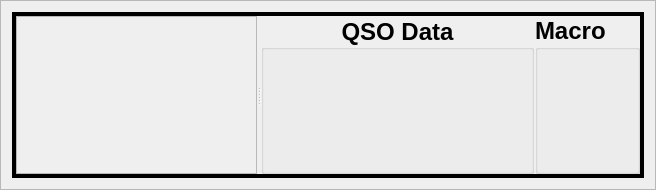
<?xml version="1.0" encoding="UTF-8"?>
<ui version="4.0">
 <class>ControlPanel</class>
 <widget class="QFrame" name="ControlPanel">
  <property name="geometry">
   <rect>
    <x>0</x>
    <y>0</y>
    <width>656</width>
    <height>190</height>
   </rect>
  </property>
  <property name="font">
   <font>
    <pointsize>18</pointsize>
    <weight>75</weight>
    <bold>true</bold>
   </font>
  </property>
  <property name="windowTitle">
   <string>Frame</string>
  </property>
  <property name="frameShape">
   <enum>QFrame::StyledPanel</enum>
  </property>
  <property name="frameShadow">
   <enum>QFrame::Sunken</enum>
  </property>
  <property name="lineWidth">
   <number>1</number>
  </property>
  <layout class="QGridLayout" name="gridLayout">
   <item row="0" column="0">
    <widget class="QSplitter" name="controlSplitter">
     <property name="font">
      <font>
       <pointsize>18</pointsize>
       <weight>75</weight>
       <bold>true</bold>
      </font>
     </property>
     <property name="frameShape">
      <enum>QFrame::Box</enum>
     </property>
     <property name="lineWidth">
      <number>4</number>
     </property>
     <property name="orientation">
      <enum>Qt::Horizontal</enum>
     </property>
     <property name="childrenCollapsible">
      <bool>false</bool>
     </property>
     <widget class="SpectrumDisplay" name="Display">
      <property name="minimumSize">
       <size>
        <width>240</width>
        <height>0</height>
       </size>
      </property>
      <property name="font">
       <font>
        <pointsize>18</pointsize>
        <weight>75</weight>
        <bold>true</bold>
       </font>
      </property>
      <property name="frameShape">
       <enum>QFrame::StyledPanel</enum>
      </property>
      <property name="frameShadow">
       <enum>QFrame::Raised</enum>
      </property>
      <property name="lineWidth">
       <number>2</number>
      </property>
      <property name="midLineWidth">
       <number>-1</number>
      </property>
     </widget>
     <widget class="QWidget" name="layoutWidget">
      <layout class="QHBoxLayout" name="horizontalLayout" stretch="2,1">
       <property name="spacing">
        <number>1</number>
       </property>
       <property name="topMargin">
        <number>0</number>
       </property>
       <item>
        <widget class="QSOData" name="QSO">
         <property name="minimumSize">
          <size>
           <width>273</width>
           <height>0</height>
          </size>
         </property>
         <property name="sizeIncrement">
          <size>
           <width>10</width>
           <height>0</height>
          </size>
         </property>
         <property name="font">
          <font>
           <pointsize>18</pointsize>
           <weight>75</weight>
           <bold>true</bold>
          </font>
         </property>
         <property name="title">
          <string>QSO Data</string>
         </property>
         <property name="alignment">
          <set>Qt::AlignCenter</set>
         </property>
        </widget>
       </item>
       <item>
        <widget class="MacroControl" name="macroControl">
         <property name="font">
          <font>
           <pointsize>18</pointsize>
           <weight>75</weight>
           <bold>true</bold>
          </font>
         </property>
         <property name="title">
          <string>Macro</string>
         </property>
        </widget>
       </item>
      </layout>
     </widget>
    </widget>
   </item>
  </layout>
 </widget>
 <customwidgets>
  <customwidget>
   <class>SpectrumDisplay</class>
   <extends>QFrame</extends>
   <header>spectrumdisplay.h</header>
   <container>1</container>
   <slots>
    <signal>FrequencyChanged(double)</signal>
   </slots>
  </customwidget>
  <customwidget>
   <class>QSOData</class>
   <extends>QGroupBox</extends>
   <header>qsodata.h</header>
   <container>1</container>
  </customwidget>
  <customwidget>
   <class>MacroControl</class>
   <extends>QGroupBox</extends>
   <header>macrocontrol.h</header>
   <container>1</container>
  </customwidget>
 </customwidgets>
 <resources/>
 <connections/>
 <slots>
  <signal>FrequencyChanged(double)</signal>
 </slots>
</ui>
